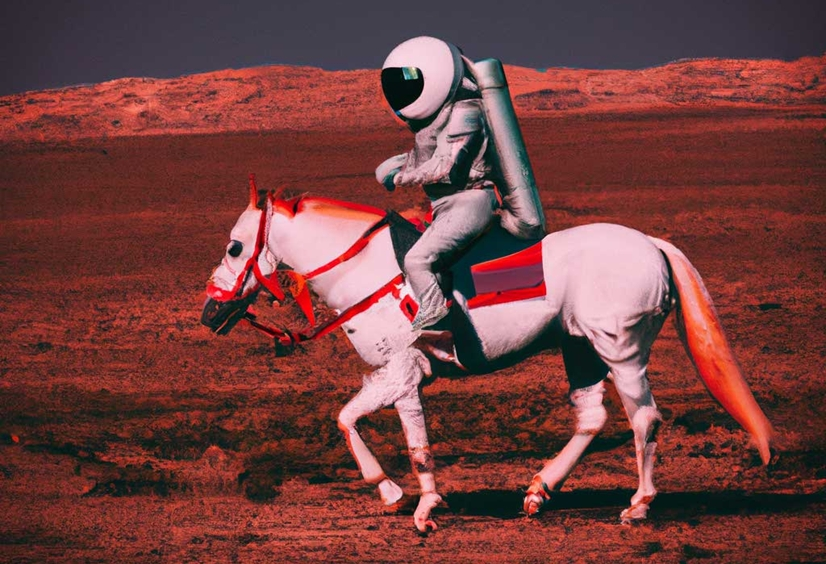
#> input picture image.jpg, 826 x 564 px
$ python questao1.py
#> lines starting #> are read from the running program, lines starting #| are printed output that depends on the picture; long printed decimals are rounded
import cv2
from matplotlib import pyplot as plt

image_path = 'image.jpg'
image = cv2.imread(image_path)
#> image is the input picture: shape (564, 826, 3); mean B, G, R 62.2, 63.9, 116.1

image_rgb = cv2.cvtColor(image, cv2.COLOR_BGR2RGB)
image_gray = cv2.cvtColor(image, cv2.COLOR_BGR2GRAY)
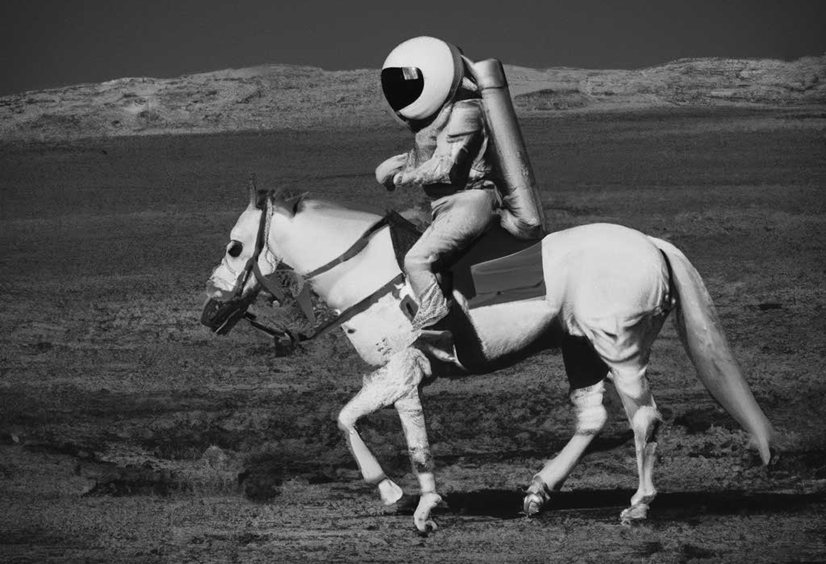
#> image_gray: shape (564, 826); min 1, max 249, mean 79.3


properties = [("height", image.shape[0]),
              ("width", image.shape[1]),
              ("channels", image.shape[2]),
              ("type", image.dtype),
              ("maxValue", image_gray.max()),
              ("minValue", image_gray.min()),
             ( "medValue", image_gray.mean())]

for propertie in properties:
    print(propertie[0], ": ",propertie[1], sep='')
#> this loop made 7 passes
#> propertie on passes 1, 2, 3, 5, 6, 7: ('height', 564), ('width', 826), ('channels', 3), ('maxValue', 249), ('minValue', 1), ('medValue', 79.28)
#| height: 564
#| width: 826
#| channels: 3
#| type: uint8
#| maxValue: 249
#| minValue: 1
#| medValue: 79.284
